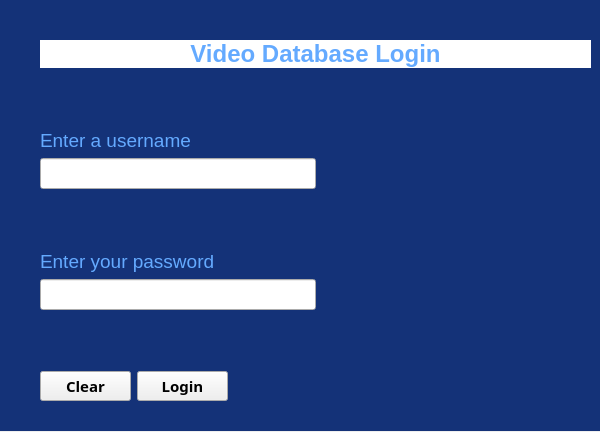
<?xml version="1.0" encoding="UTF-8"?>
<ui version="4.0">
 <class>MainWindow</class>
 <widget class="QMainWindow" name="MainWindow">
  <property name="geometry">
   <rect>
    <x>0</x>
    <y>0</y>
    <width>600</width>
    <height>432</height>
   </rect>
  </property>
  <property name="minimumSize">
   <size>
    <width>600</width>
    <height>432</height>
   </size>
  </property>
  <property name="maximumSize">
   <size>
    <width>600</width>
    <height>432</height>
   </size>
  </property>
  <property name="windowTitle">
   <string>MainWindow</string>
  </property>
  <property name="autoFillBackground">
   <bool>false</bool>
  </property>
  <property name="styleSheet">
   <string notr="true"/>
  </property>
  <widget class="QWidget" name="centralwidget">
   <property name="styleSheet">
    <string notr="true">QLabel#bgLabel{
background:rgb(20, 50, 120);
}
QLabel#lblTitle{
background:rgb(255,255,255);
}
QLabel{
color:rgb(100,170,255);
}
QLineEdit{
color:rgb(13,3,75);
}
QLineEdit::focus{
background:rgb(118,239,142);
color:rgb(4,36,10;)
}

QLabel#bgLabel{
color:rgb(20,20,0);
}
QPushButton::hover{
background:rgb(192,182,238)
}</string>
   </property>
   <widget class="QWidget" name="verticalLayoutWidget">
    <property name="geometry">
     <rect>
      <x>40</x>
      <y>40</y>
      <width>551</width>
      <height>361</height>
     </rect>
    </property>
    <layout class="QVBoxLayout" name="verticalLayout">
     <item>
      <widget class="QLabel" name="lblTitle">
       <property name="font">
        <font>
         <pointsize>18</pointsize>
         <weight>75</weight>
         <bold>true</bold>
        </font>
       </property>
       <property name="text">
        <string>Video Database Login</string>
       </property>
       <property name="alignment">
        <set>Qt::AlignCenter</set>
       </property>
      </widget>
     </item>
     <item>
      <spacer name="verticalSpacer_3">
       <property name="orientation">
        <enum>Qt::Vertical</enum>
       </property>
       <property name="sizeHint" stdset="0">
        <size>
         <width>20</width>
         <height>40</height>
        </size>
       </property>
      </spacer>
     </item>
     <item>
      <widget class="QLabel" name="lblUsername">
       <property name="font">
        <font>
         <pointsize>14</pointsize>
        </font>
       </property>
       <property name="text">
        <string>Enter a username</string>
       </property>
      </widget>
     </item>
     <item>
      <layout class="QHBoxLayout" name="horizontalLayout_2">
       <item>
        <widget class="QLineEdit" name="userNameInput">
         <property name="font">
          <font>
           <pointsize>14</pointsize>
          </font>
         </property>
        </widget>
       </item>
       <item>
        <spacer name="horizontalSpacer">
         <property name="orientation">
          <enum>Qt::Horizontal</enum>
         </property>
         <property name="sizeHint" stdset="0">
          <size>
           <width>40</width>
           <height>20</height>
          </size>
         </property>
        </spacer>
       </item>
      </layout>
     </item>
     <item>
      <spacer name="verticalSpacer">
       <property name="orientation">
        <enum>Qt::Vertical</enum>
       </property>
       <property name="sizeHint" stdset="0">
        <size>
         <width>20</width>
         <height>40</height>
        </size>
       </property>
      </spacer>
     </item>
     <item>
      <widget class="QLabel" name="lblpassword">
       <property name="font">
        <font>
         <pointsize>14</pointsize>
        </font>
       </property>
       <property name="text">
        <string>Enter your password</string>
       </property>
      </widget>
     </item>
     <item>
      <layout class="QHBoxLayout" name="horizontalLayout_3">
       <item>
        <widget class="QLineEdit" name="passwordInput">
         <property name="font">
          <font>
           <pointsize>14</pointsize>
          </font>
         </property>
         <property name="echoMode">
          <enum>QLineEdit::Password</enum>
         </property>
        </widget>
       </item>
       <item>
        <spacer name="horizontalSpacer_2">
         <property name="orientation">
          <enum>Qt::Horizontal</enum>
         </property>
         <property name="sizeHint" stdset="0">
          <size>
           <width>40</width>
           <height>20</height>
          </size>
         </property>
        </spacer>
       </item>
      </layout>
     </item>
     <item>
      <spacer name="verticalSpacer_2">
       <property name="orientation">
        <enum>Qt::Vertical</enum>
       </property>
       <property name="sizeHint" stdset="0">
        <size>
         <width>20</width>
         <height>40</height>
        </size>
       </property>
      </spacer>
     </item>
     <item>
      <layout class="QHBoxLayout" name="horizontalLayout_4" stretch="1,1,4">
       <item>
        <widget class="QPushButton" name="btnClear">
         <property name="font">
          <font>
           <family>Microsoft JhengHei</family>
           <pointsize>11</pointsize>
           <weight>75</weight>
           <bold>true</bold>
          </font>
         </property>
         <property name="text">
          <string>Clear</string>
         </property>
        </widget>
       </item>
       <item>
        <widget class="QPushButton" name="btnLogin">
         <property name="font">
          <font>
           <family>Microsoft JhengHei</family>
           <pointsize>11</pointsize>
           <weight>75</weight>
           <bold>true</bold>
          </font>
         </property>
         <property name="text">
          <string>Login</string>
         </property>
        </widget>
       </item>
       <item>
        <spacer name="horizontalSpacer_3">
         <property name="orientation">
          <enum>Qt::Horizontal</enum>
         </property>
         <property name="sizeHint" stdset="0">
          <size>
           <width>40</width>
           <height>20</height>
          </size>
         </property>
        </spacer>
       </item>
      </layout>
     </item>
    </layout>
   </widget>
   <widget class="QLabel" name="bgLabel">
    <property name="geometry">
     <rect>
      <x>0</x>
      <y>0</y>
      <width>621</width>
      <height>431</height>
     </rect>
    </property>
    <property name="autoFillBackground">
     <bool>false</bool>
    </property>
    <property name="text">
     <string/>
    </property>
    <property name="pixmap">
     <pixmap>form_img.jpg</pixmap>
    </property>
    <property name="scaledContents">
     <bool>true</bool>
    </property>
   </widget>
   <zorder>bgLabel</zorder>
   <zorder>verticalLayoutWidget</zorder>
  </widget>
 </widget>
 <resources/>
 <connections/>
</ui>
